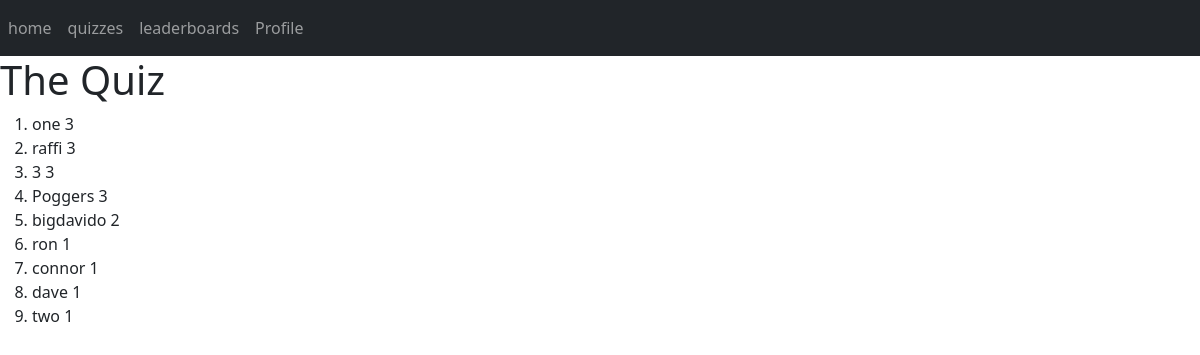
Screenshot of /lead1001 with the database file from the repository.
### question/models.py (models this page shows, shortened)
class Quiz(models.Model):
    QuizId = models.IntegerField()
    QuizName = models.CharField(max_length=50)
    average = models.IntegerField()
    totalScore = models.IntegerField()
    totalAttempts = models.IntegerField()

class Scores(models.Model):
    quiz = models.ForeignKey(Quiz, on_delete=models.CASCADE, related_name="quiz")
    user = models.ForeignKey(User, on_delete=models.CASCADE, related_name="users")
    score = models.IntegerField()

class User(AbstractUser):
    pass

### question/views.py (the view)
# urls.py: path("lead<int:quiz_id>",views.lead,name="lead"),
def lead(request, quiz_id):
    q = Quiz.objects.get(QuizId=quiz_id)
    print(Scores.objects.filter(quiz=q).order_by("-score"))
    people=[]
    best=[]
    flag = True
    i=0
    while flag == True and i < len(Scores.objects.filter(quiz=q)):
        top = Scores.objects.filter(quiz=q).order_by("-score")[i]
        print(top)
        person = top.user
        print(person)
        i+=1
        if person in people:
            if i < len(Scores.objects.filter(quiz=q)):
                top = Scores.objects.filter(quiz=q).order_by("-score")[i]
            else:
                flag=False
        else:
            people.append(person)
            print(people)
            best.append(top)
            print(best)
        if len(best) >= 10:
            flag = False
    print(best)
    return render(request, "question/lead.html",{
        "lead": best,
        "quiz": q
    })

### question/templates/question/lead.html
{% extends 'question/layout.html' %}
{% block body %}
<h1>{{ quiz.QuizName }}</h1>
<ol>
    {% for each in lead %}
        <li>{{ each.user }} {{ each.score }}</li>
    {% endfor %}
</ol>
{% endblock %}

### question/templates/question/layout.html (shortened to what this page needs)
<!DOCTYPE html>
<html lang="en">
    <head>
        <link href="https://cdn.jsdelivr.net/npm/bootstrap@5.1.0/dist/css/bootstrap.min.css" rel="stylesheet">
    </head>
    <body>
        <nav class="navbar navbar-expand-sm bg-dark navbar-dark">
            <ul class="navbar-nav">
              <li class="nav-item">
                <a class="nav-link" href="{% url 'home' %}">home</a>
              </li>
              <li class="nav-item">
                <a class="nav-link" href="{% url 'cc1' %}">quizzes</a>
              </li>
              <li class="nav-item">
                <a class="nav-link" href="{% url 'leads' %}">leaderboards</a>
              </li>
              <li class="nav-item">
                <a class="nav-link" href="{% url 'profile' %}">Profile</a>
              </li>
            </ul>
          </nav>
        {% block body %}
        {% endblock %}
    </body>
</html>

### rows the page displays
Quiz: QuizName "The Quiz"
Scores: user "one", score "3"
Scores: user "raffi", score "3"
Scores: user "3", score "3"
Scores: user "Poggers", score "3"
Scores: user "bigdavido", score "2"
Scores: user "ron", score "1"
Scores: user "connor", score "1"
Scores: user "dave", score "1"
Scores: user "two", score "1"
